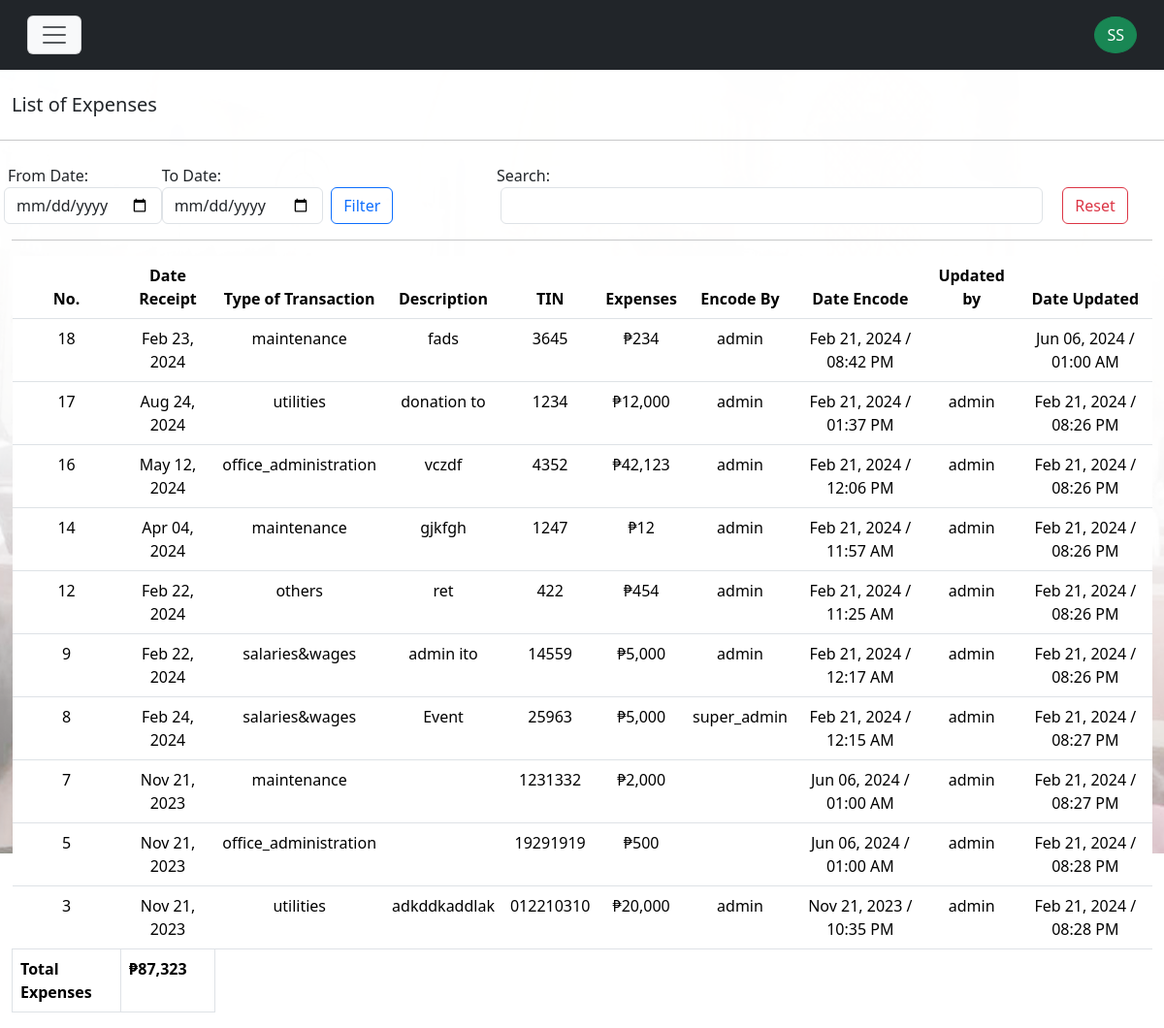
The app's page /scred_heart/super_admin/church-expenses.php (signed in) with its own data.
### tables this page shows
CREATE TABLE `tbl_church_expenses` (
  `expenses_id` int(11) NOT NULL,
  `date_receipt` varchar(255) DEFAULT NULL,
  `description` longtext DEFAULT NULL,
  `tin` varchar(255) DEFAULT NULL,
  `expenses` varchar(255) NOT NULL,
  `encode_by` varchar(255) NOT NULL,
  `updated_by` varchar(255) NOT NULL,
  `date_encode` varchar(255) DEFAULT NULL,
  `date_updated` varchar(255) DEFAULT NULL,
  `type_of_transaction` varchar(255) NOT NULL
);

### scred_heart/inc/functions.php (called while the page is built, shortened)
<?php
include("conn.php");
$view_churchTracking = "SELECT *, expenses AS total_amount FROM tbl_church_expenses ORDER BY expenses_id DESC";
$get_churchTracking = $conn->query($view_churchTracking) or die($conn->error);
?>

### scred_heart/super_admin/church-expenses.php (the view, shortened to what this page needs)
<?php
require_once "../inc/functions.php";
?>
<!DOCTYPE html>
<html lang="en">
<?php require_once "template-parts/head.php"; ?>
<body>
<?php
require_once "template-parts/navLogin.php";
?>
<section id="donations">
<div class="container-fluid mt-5">
<div class="row">
<div class="col-md-12 mt-5">
<h5 class="">List of Expenses</h5>
</div>
</div>
</div>
<hr>
<div class="container-fluid">
<div class="row mb-md-3 mb-2">
<div class="col-md-5 mb-md-0 mb-3">
	<div class="row mt-2">
			<div class="col-md-4 ps-1 pe-0">
			<label class="ms-1">From Date:</label>
			<input type="date" class="form-control" name="sfrom_church_expenses" id="sfrom_church_expenses">
		</div>
		<div class="col-md-4 ps-md-0 ps-1 ps pe-0">
			<label>To Date:</label>
			<input type="date" class="form-control" name="sto_church_expenses" id="sto_church_expenses">
		</div>
		<div class="col-md-4 p-0 mt-4">
			<input type="button" name="sto_church_filter" id="sto_church_filter" class="btn ms-md-2 ms-0 btn-outline-primary" value="Filter">
		</div>
	</div>
</div>
<div class="col-md-7">
<div class="row">
<div class="col-md-12">
	<label class="mt-2">Search:</label>
</div>
</div>
<div class="row">
	<div class="col-md-10">
		<input type="search" id="sgetChurchExp" class="form-control ms-1 me-2 sgetChurchExp">
	</div>
	<div class="col-md-2">
		<a href="donation" class="mt-md-0 mt-2 text-end text-md-start btn btn-outline-danger" type="bu tton">Reset</a>
	</div>
</div>
</div>
</div>
<hr>
<div class="row">
<div class="col-md-12">
<div class="table-responsive">
<div id="super_showExpChurch">
<table class="table table-hover" id="table-expenses">
<thead>
<tr class="text-center">
<th>No.</th>
<th>Date Receipt</th>
<th>Type of Transaction</th>
<th>Description</th>
<th>TIN</th>
<th>Expenses</th>
<th>Encode By</th>
<th>Date Encode</th>
<th>Updated by</th>
<th>Date Updated</th>
</tr>
</thead>
<tbody>
<?php
$peso_sign = "\xE2\x82\xB1";
$total_amount = 0;
while ($row_expenses = $get_churchTracking->fetch_assoc()) {
$originalStartTime = $row_expenses["date_receipt"];
$dateStartTime = new DateTime($originalStartTime);
$formatDateStartTime = $dateStartTime->format("M d, Y");
$origDateEncoded = $row_expenses["date_encode"];
$origDateTime = new DateTime($origDateEncoded);
$dateEncode = $origDateTime->format("M d, Y / h:i A");
$origUpdateDate = $row_expenses["date_updated"];
$origUpdateDateTime = new DateTime($origUpdateDate);
$dateUpdate = $origUpdateDateTime->format("M d, Y / h:i A");
$total_amount += $row_expenses["expenses"];
?>
<tr class="text-center">
<td><?= $row_expenses["expenses_id"]; ?></td>
<td><?= $formatDateStartTime; ?></td>
<td><?= $row_expenses["type_of_transaction"]; ?></td>
<td><?= $row_expenses["description"]; ?></td>
<td><?= $row_expenses["tin"]; ?></td>
<td><?= $peso_sign.number_format($row_expenses["expenses"]); ?></td>
<td><?= $row_expenses["encode_by"]; ?></td>
<td><?= $dateEncode; ?></td>
<td><?= $row_expenses["updated_by"]; ?></td>
<td><?= $dateUpdate ?></td>
</tr>
<?php
	}
?>
<tr>
	<th class="border">Total Expenses</th>
	<td class="border fw-bolder">
	<?php
		echo $peso_sign.number_format($total_amount);
	?>
	</td>
</tr>
</tbody>
</table>
</div>
</div>
</div>
</div>
</div>
</section>
</body>
</html>

### scred_heart/super_admin/css/custom.css (style rules this page uses)
:root { --sofia: "Sofia", sans-serif; --arial: Arial; --tang: "Tangerine", serif; --Comic: "Comic Sans MS", cursive, sans-serif; --Roman: times new roman; --cursive: cursive; --bgGradient: linear-gradient(132deg, rgb(0,0,0), #8d8686); --yellowish: #a0e11f; --maroon: rgba(230,16,16,0.85); --blackish: rgba(0,0,0,0.71); --verdigis: #50a2a7; --divBackground: rgba(22, 22, 21, .6); --menuBackground: rgba(192, 146, 49, .8); --whiteBackground: rgba(251, 244, 248, .9); --stroke: rgb(19, 20, 21) 4px 0px 0px, rgb(19, 20, 21) 3.87565px 0.989616px 0px, rgb(19, 20, 21) 3.51033px 1.9177px 0px, rgb(19, 20, 21) 2.92676px 2.72656px 0px, rgb(19, 20, 21) 2.16121px 3.36588px 0px, rgb(19, 20, 21) 1.26129px 3.79594px 0px, rgb(19, 20, 21) 0.282949px 3.98998px 0px, rgb(19, 20, 21) -0.712984px 3.93594px 0px, rgb(19, 20, 21) -1.66459px 3.63719px 0px, rgb(19, 20, 21) -2.51269px 3.11229px 0px, rgb(19, 20, 21) -3.20457px 2.39389px 0px, rgb(19, 20, 21) -3.69721px 1.52664px 0px, rgb(19, 20, 21) -3.95997px 0.56448px 0px, rgb(19, 20, 21) -3.97652px -0.432781px 0px, rgb(19, 20, 21) -3.74583px -1.40313px 0px, rgb(19, 20, 21) -3.28224px -2.28625px 0px, rgb(19, 20, 21) -2.61457px -3.02721px 0px, rgb(19, 20, 21) -1.78435px -3.57996px 0px, rgb(19, 20, 21) -0.843183px -3.91012px 0px, rgb(19, 20, 21) 0.150409px -3.99717px 0px, rgb(19, 20, 21) 1.13465px -3.8357px 0px, rgb(19, 20, 21) 2.04834px -3.43574px 0px, rgb(19, 20, 21) 2.83468px -2.82216px 0px, rgb(19, 20, 21) 3.44477px -2.03312px 0px, rgb(19, 20, 21) 3.84068px -1.11766px 0px, rgb(19, 20, 21) 3.9978px -0.132717px 0px;; }
html,body { margin: 0; padding: 0; max-width: 100%; scroll-behavior: smooth; box-sizing: border-box; }

### records on screen
tbl_church_expenses: expenses_id "18", date_receipt "Feb 23, 2024", type_of_transaction "maintenance", description "fads", tin "3645", expenses "234", encode_by "admin", date_encode "Feb 21, 2024 / 08:42 PM", dateUpdate "Jun 06, 2024 / 01:00 AM"
tbl_church_expenses: expenses_id "17", date_receipt "Aug 24, 2024", type_of_transaction "utilities", description "donation to", tin "1234", expenses "12,000", encode_by "admin", date_encode "Feb 21, 2024 / 01:37 PM", updated_by "admin", date_updated "Feb 21, 2024 / 08:26 PM"
tbl_church_expenses: expenses_id "16", date_receipt "May 12, 2024", type_of_transaction "office_administration", description "vczdf", tin "4352", expenses "42,123", encode_by "admin", date_encode "Feb 21, 2024 / 12:06 PM", updated_by "admin", date_updated "Feb 21, 2024 / 08:26 PM"
tbl_church_expenses: expenses_id "14", date_receipt "Apr 04, 2024", type_of_transaction "maintenance", description "gjkfgh", tin "1247", expenses "12", encode_by "admin", date_encode "Feb 21, 2024 / 11:57 AM", updated_by "admin", date_updated "Feb 21, 2024 / 08:26 PM"
tbl_church_expenses: expenses_id "12", date_receipt "Feb 22, 2024", type_of_transaction "others", description "ret", tin "422", expenses "454", encode_by "admin", date_encode "Feb 21, 2024 / 11:25 AM", updated_by "admin", date_updated "Feb 21, 2024 / 08:26 PM"
tbl_church_expenses: expenses_id "9", date_receipt "Feb 22, 2024", type_of_transaction "salaries&wages", description "admin ito", tin "14559", expenses "5,000", encode_by "admin", date_encode "Feb 21, 2024 / 12:17 AM", updated_by "admin", date_updated "Feb 21, 2024 / 08:26 PM"
tbl_church_expenses: expenses_id "8", date_receipt "Feb 24, 2024", type_of_transaction "salaries&wages", description "Event", tin "25963", expenses "5,000", encode_by "super_admin", date_encode "Feb 21, 2024 / 12:15 AM", updated_by "admin", date_updated "Feb 21, 2024 / 08:27 PM"
tbl_church_expenses: expenses_id "7", date_receipt "Nov 21, 2023", type_of_transaction "maintenance", tin "1231332", expenses "2,000", dateEncode "Jun 06, 2024 / 01:00 AM", updated_by "admin", date_updated "Feb 21, 2024 / 08:27 PM"
tbl_church_expenses: expenses_id "5", date_receipt "Nov 21, 2023", type_of_transaction "office_administration", tin "19291919", expenses "500", dateEncode "Jun 06, 2024 / 01:00 AM", updated_by "admin", date_updated "Feb 21, 2024 / 08:28 PM"
tbl_church_expenses: expenses_id "3", date_receipt "Nov 21, 2023", type_of_transaction "utilities", description "adkddkaddlak", tin "012210310", expenses "20,000", encode_by "admin", date_encode "Nov 21, 2023 / 10:35 PM", updated_by "admin", date_updated "Feb 21, 2024 / 08:28 PM"

### other values on screen
$initials "SS"
$peso_sign "₱"
$total_amount "87,323"
